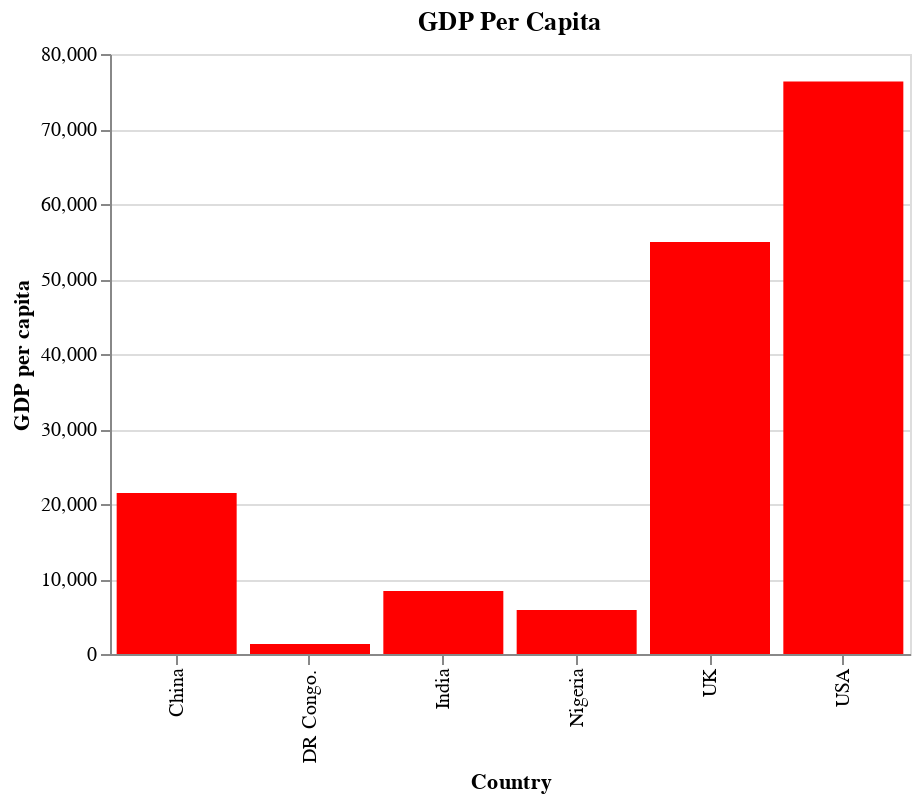

Vega-Lite specification for this chart:
### Vega-Lite specification from a JSON file in a GitHub repository (floating-point values rounded to 4 significant figures)
{"$schema": "https://vega.github.io/schema/vega-lite/v5.json", "title": {"text": "GDP Per Capita"}, "width": 400, "height": 300, "data": {"values": [{"Country": "China", "GDP per capita": 21482}, {"Country": "DR Congo.", "GDP per capita": 1337}, {"Country": "UK", "GDP per capita": 54929}, {"Country": "India", "GDP per capita": 8400}, {"Country": "Nigeria", "GDP per capita": 5862}, {"Country": "USA", "GDP per capita": 76329}]}, "mark": {"type": "bar", "color": "red"}, "encoding": {"x": {"field": "Country"}, "y": {"field": "GDP per capita", "type": "quantitative"}}, "config": {}}
